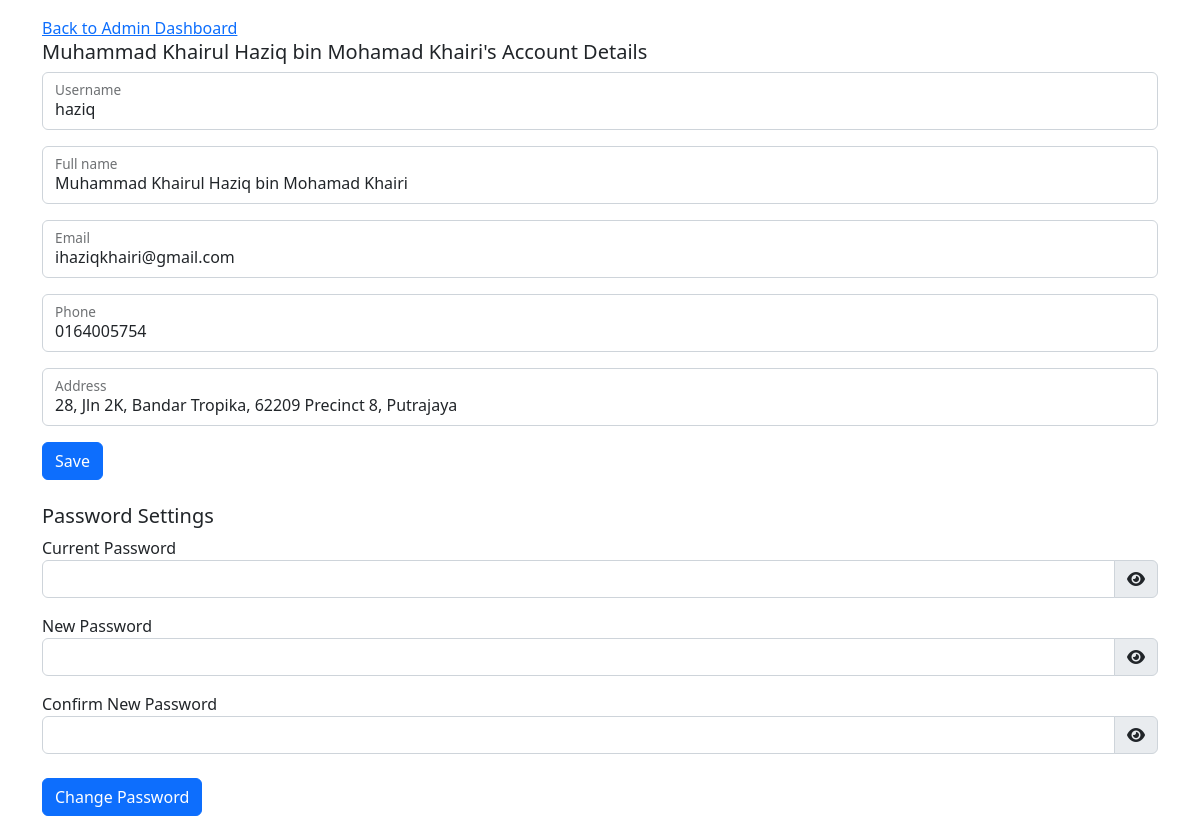
Page /php/user_edit_detail.php (signed in) on the committed database.
### tables this page shows
CREATE TABLE `user` (
  `user_id` int(11) NOT NULL,
  `user_username` varchar(50) NOT NULL,
  `user_password` varchar(100) NOT NULL,
  `user_name` varchar(100) NOT NULL,
  `user_email` varchar(100) NOT NULL,
  `user_phone` varchar(20) NOT NULL,
  `user_address` varchar(100) NOT NULL,
  `user_level` int(11) NOT NULL
);

### php/user_edit_detail.php (the view, shortened to what this page needs)
<!DOCTYPE html>
<html lang="en">
<head>
    <link rel="stylesheet" href="style.css" />
    <link rel="stylesheet" href="../js/script.js" />
    <link href="https://cdn.jsdelivr.net/npm/bootstrap@5.2.2/dist/css/bootstrap.min.css" rel="stylesheet">
    <link rel="stylesheet" href="https://cdnjs.cloudflare.com/ajax/libs/font-awesome/6.2.0/css/all.min.css" />
</head>
<body>
    <?php
    if (isset($_SESSION['user_id']) && ($_SESSION['user_level'] == 3 || $_SESSION['user_level'] == 2 || $_SESSION['user_level'] == 1)) {
        include_once 'dbcon.php';
        $query = "SELECT * FROM user WHERE user_id=?";
        $stmt = $con->prepare($query);
        $stmt->bind_param("i", $_SESSION['user_id']);
        $stmt->execute();
        $result = $stmt->get_result();
        $r = $result->fetch_assoc();
    } else {
        header("Location: ../index.php");
    }
    ?>
    <div class="container my-3">
        <?php
        if ($r['user_level'] == 1) {
            echo '<a href="admin/admin.php" class="link-primary">Back to Admin Dashboard</a>';
        } else if ($r['user_level'] == 2) {
            echo '<a href="auditor/auditor.php" class="link-primary">Back to Auditor Dashboard</a>';
        } else if ($r['user_level'] == 3) {
            echo '<a href="donator/donator.php" class="link-primary">Back to User Dashboard</a>';
        }
        ?>
        <p class=" h5"><?php echo $r["user_name"]; ?>'s Account Details</p>
        <form action="user_edit_action.php" method="POST" class="row g-2">
            <div class="form-group mb-2">
                <div class="form-floating">
                    <input type="text" id="username" name="username" class="form-control" placeholder="Input username" value="<?php echo $r['user_username'] ?>">
                    <label for="username" class="form-label">Username</label>
                </div>
            </div>
            <div class="form-group mb-2">
                <div class="form-floating">
                    <input type="text" id="name" name="name" class="form-control" placeholder="Input name" value="<?php echo $r['user_name'] ?>">
                    <label for="name" class="form-label">Full name</label>
                </div>
            </div>
            <div class="form-group mb-2">
                <div class="form-floating">
                    <input type="email" id="email" name="email" class="form-control" placeholder="Input email" value="<?php echo $r['user_email'] ?>">
                    <label for="email" class="form-label">Email</label>
                </div>
            </div>
            <div class="form-group mb-2">
                <div class="form-floating">
                    <input type="text" id="phone" name="phone" class="form-control" placeholder="Input phone" value="<?php echo $r['user_phone'] ?>">
                    <label for="phone" class="form-label">Phone</label>
                </div>
            </div>
            <div class="form-group mb-2">
                <div class="form-floating">
                    <textarea id="address" name="address" class="form-control" placeholder="Input address" rows="2"><?php echo $r['user_address'] ?></textarea>
                    <label for="address" class="form-label">Address</label>
                </div>
            </div>
            <div class="form-group mb-4">
                <button type="Submit" class="btn btn-primary" value="Submit" name="edit-action-button">Save</button>
            </div>
        </form>
        <p class="h5">Password Settings</p>
        <form action="user_edit_action.php" method="POST" class="row g-2">
            <div class="form-group mb-2">
                <label for="currentPassword">Current Password</label>
                <div class="input-group">
                    <input type="password" class="form-control" id="currentPassword" name="currentPassword" data-toggle="password" required>
                    <div class="input-group-text">
                        <i class="fa fa-eye" style="cursor: pointer"></i>
                    </div>
                </div>
            </div>
            <div class="form-group mb-2">
                <label for="newPassword">New Password</label>
                <div class="input-group">
                    <input type="password" class="form-control" id="newPassword" name="newPassword" data-toggle="password" required>
                    <div class="input-group-text">
                        <i class="fa fa-eye" style="cursor: pointer"></i>
                    </div>
                </div>
            </div>
            <div class="form-group">
                <label for="confirmNewPassword">Confirm New Password</label>
                <div class="input-group">
                    <input type="password" class="form-control" id="confirmNewPassword" name="confirmNewPassword" data-toggle="password" required>
                    <div class="input-group-text">
                        <i class="fa fa-eye" style="cursor: pointer"></i>
                    </div>
                </div>
            </div>
            <div class="form-group mb-2">
                <button type="Submit" class="btn btn-primary" value="Submit" name="edit-password-button">Change Password</button>
            </div>
        </form>
    </div>
</body>
</html>

### php/style.css (style rules this page uses)
:root { scroll-behavior: smooth; }
body { font-family: "Open Sans", sans-serif; background: #f6f9ff; color: #444444; }
a { color: #4154f1; text-decoration: none; }
textarea { resize: none !important; }
a { text-decoration: none; }

### rows in the picture
user: user_name "Muhammad Khairul Haziq bin Mohamad Khairi", username "haziq", name "Muhammad Khairul Haziq bin Mohamad Khairi", email "ihaziqkhairi@gmail.com", phone "0164005754", address "28, Jln 2K, Bandar Tropika, 62209 Precinct 8, Putrajaya"
